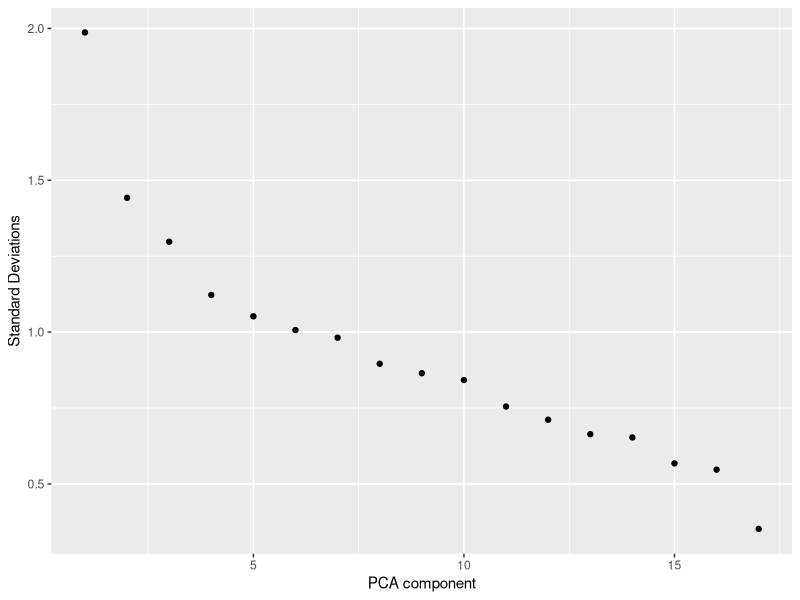
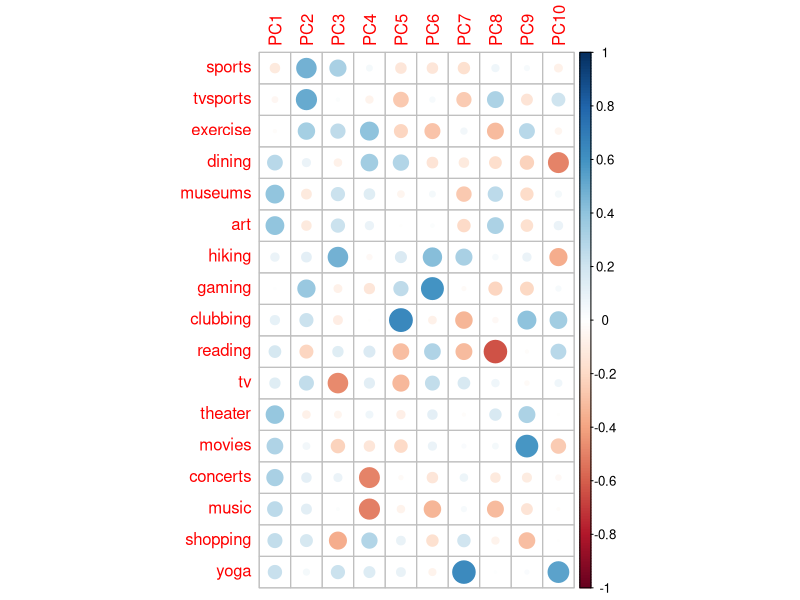
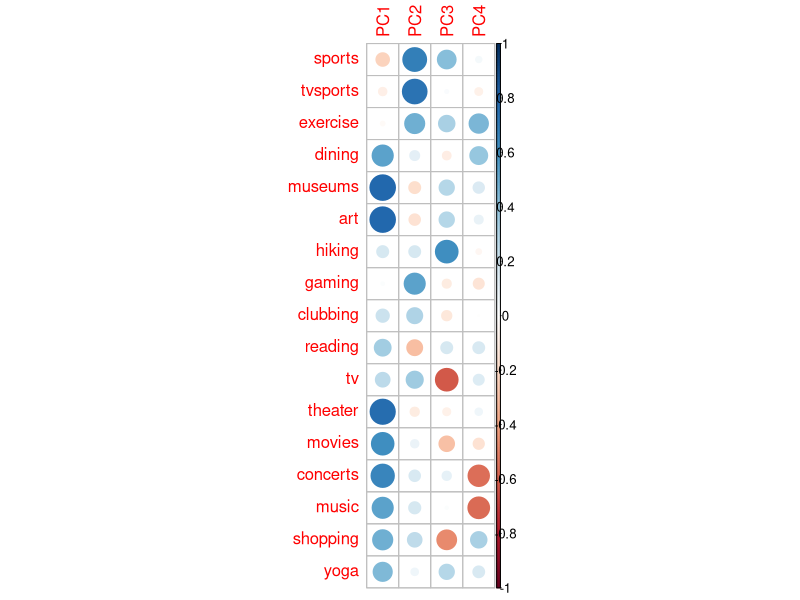
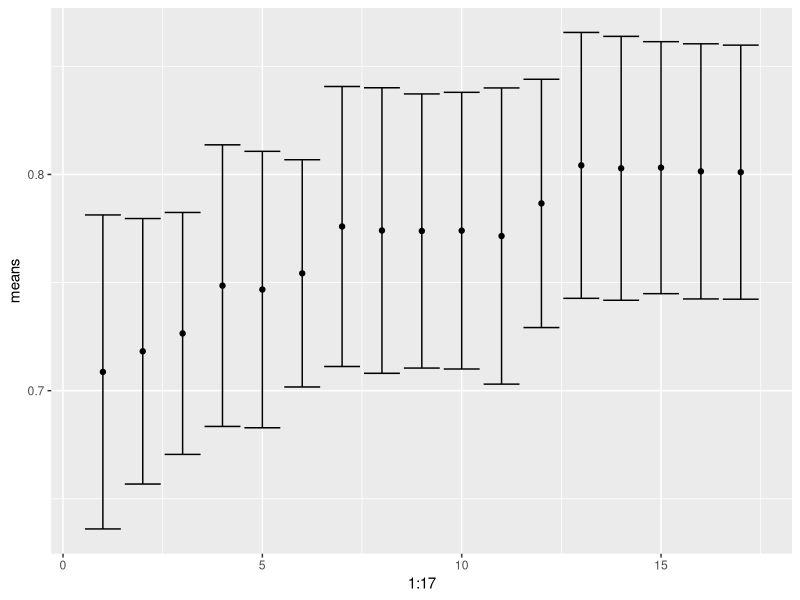
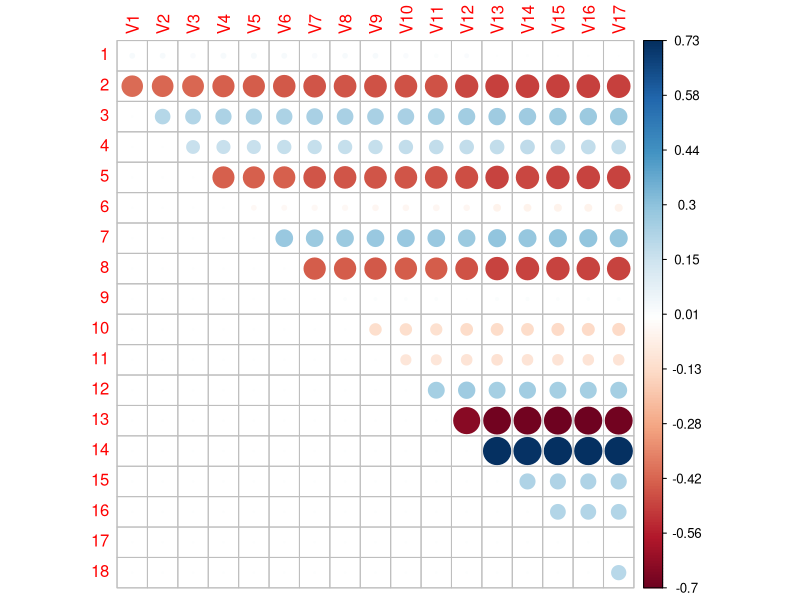
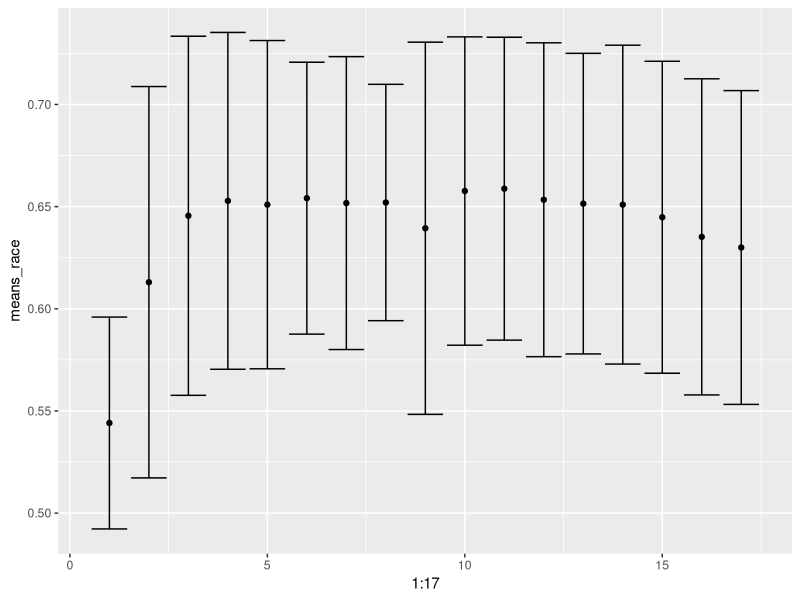
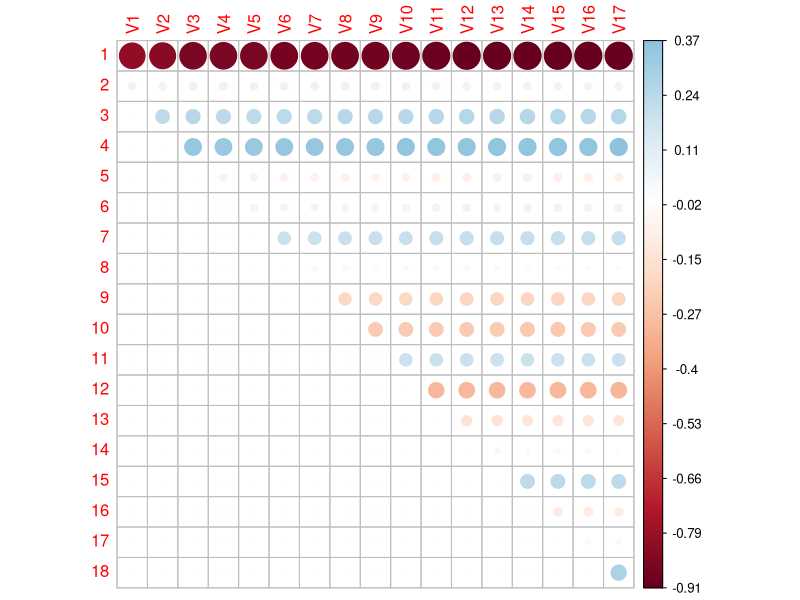
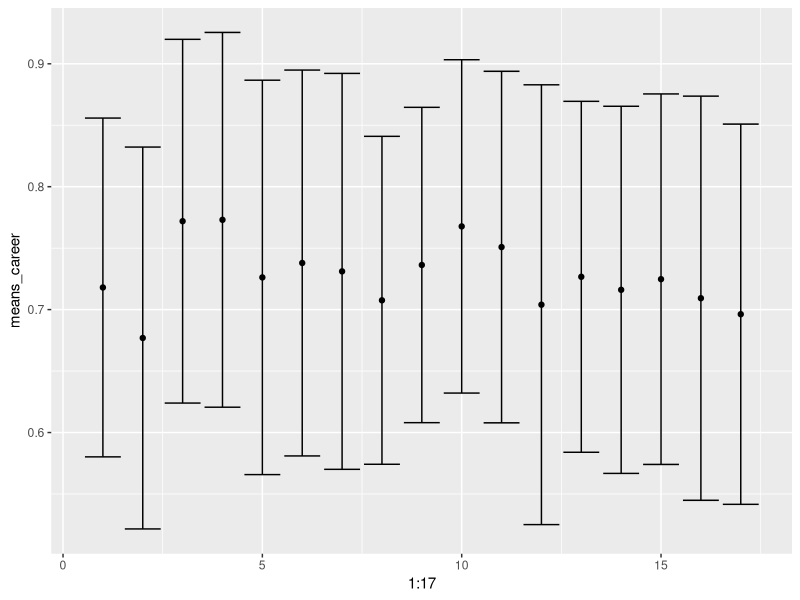

Write the R code that produced these figures, in order. (Note: this script raises an error after producing the figures.)
## ---- chunk 1
library(ggplot2)
library(dplyr)
library(pROC)
library(corrplot)

# setwd("/Users/hamnox/projects/bootcamp/my_signal/datasets/")
spd_df = read.csv("../../datasets/speeddating-aggregated.csv")

##Take out NA rows
spd_df = select(spd_df, sports:yoga, gender,race,career_c)
spd_df = spd_df[rowSums(is.na(spd_df))==0,]

features = select(spd_df, sports:yoga)
targets = select(spd_df,gender, race, career_c)


## ---- chunk 2
p = prcomp(features, scale=TRUE)

qplot(1:17, p$sdev, xlab="PCA component", ylab="Standard Deviations")
corrplot(p$rotation[,1:10])

corrplot(cor(features, p$x[,1:4]))

## ---- chunk 3
## integer, dataframe, vector -> 

set.seed(13)
fold_n = function(n, features, targets){
  fold_ind = sample(nrow(features)) %% n + 1 
  pca = prcomp(features, scale=TRUE)
  train_target = vector(mode="list",n)
  test_target = vector(mode="list",n)
  train_pca = vector(mode="list",n)
  test_pca = vector(mode="list",n)
  for (i in 1:n){
    train_target[[i]]  = targets[fold_ind != i]
    test_target[[i]]  = targets[fold_ind == i]
    train_pca[[i]]  = data.frame(pca$x[fold_ind != i,])
    test_pca[[i]] = data.frame(pca$x[fold_ind == i,])
  }
  return(
    list(
      train_target, test_target,
      train_pca, test_pca
    )
  )
}

## ---- chunk 4
get_pca_rmse = function(features, target, n_fold, pca_n){
  folded = fold_n(n_fold,features,target)
  train_target = folded[[1]]
  test_target = folded[[2]]
  train_pca = folded[[3]]
  test_pca = folded[[4]]
  fit_objects = vector(mode="list", pca_n)
  coefficient_pvals = vector(mode="list", pca_n)
  for (n in 1:pca_n){
    fit_objects[[n]] = vector(mode="numeric", n_fold)
    for (i in 1:n_fold){
      fit_df = as.data.frame(cbind(train_target[[i]],train_pca[[i]][,1:n]))
      colnames(fit_df)[1]=c("target")
      fit = glm(target~., fit_df, family=binomial)
      
      test_df = as.data.frame(cbind(test_target[[i]],test_pca[[i]][,1:n]))
      colnames(test_df)[1]=c("target")
      # alternative 
      predictions = predict(fit, test_df)
      
      fit_objects[[n]][i] = auc(roc(test_target[[i]], predictions))
    }
    
    pca = prcomp(features, scale=TRUE)
    fit_df = as.data.frame(cbind(target, pca$x[,1:n]))
    colnames(fit_df)[1] = "target"
    fit = glm(target ~ ., fit_df, family=binomial)
    coefficient_pvals[[n]] = summary(fit)$coefficients[,1]
  }
  return(list(auc = fit_objects,
              coefficient_pvals = coefficient_pvals))
}
## ---- chunk 5

silenced = get_pca_rmse(features, targets$gender, 10, 17)
auc_df = as.data.frame(silenced$auc)
colnames(auc_df) = as.character(1:17)
means = colMeans(auc_df)
sds = sapply(auc_df, sd)

ggplot(data.frame(), aes(1:17, means)) + geom_point() + geom_errorbar(aes(ymin= means - sds, ymax = means + sds))

# get coefficients
gender_coefficients = as.data.frame(sapply(silenced$coefficient_pvals, function(itemvector) {
                                                            val = rep(0, 18)
                                                            val[1:length(itemvector)] = itemvector
                                                            return(val)
                                                          }))

corrplot(as.matrix(gender_coefficients), is.corr=FALSE)
## ---- chunk 6

## this is for race

# filter for race == 2 (white)
# or race == 4 (asian)
race_df = filter(spd_df, race==2 | race==4)
features_race = select(race_df, sports:yoga)
target_race = race_df$race
target_race = as.numeric(target_race==4)

# run analysis
race_analysis = get_pca_rmse(features_race, target_race, 10, 17)
race_auc_df = as.data.frame(race_analysis$auc)
colnames(race_auc_df) = as.character(1:17)
means_race = colMeans(race_auc_df)
race_sds = sapply(race_auc_df, sd)

ggplot(data.frame(), aes(1:17, means_race)) + geom_point() + geom_errorbar(aes(ymin= means_race - race_sds, ymax = means_race + race_sds))

# get coefficients
race_coefficients = as.data.frame(sapply(race_analysis$coefficient_pvals, function(itemvector) {
  val = rep(0, 18)
  val[1:length(itemvector)] = itemvector
  return(val)
}))

corrplot(as.matrix(race_coefficients), is.corr=FALSE)
## ---- chunk 7
## this is for career
## career = 2 for academia, career = 4 for business
career_df = filter(spd_df, career_c==2 | career_c==4)
features_career = select(career_df, sports:yoga)
target_career = career_df$career_c
target_career = as.numeric(target_career==4)

# run analysis
career_analysis = get_pca_rmse(features_career, target_career, 10, 17)
career_auc_df = as.data.frame(career_analysis$auc)
colnames(career_auc_df) = as.character(1:17)
means_career = colMeans(career_auc_df)
career_sds = sapply(career_auc_df, sd)

ggplot(data.frame(), aes(1:17, means_career)) + geom_point() + geom_errorbar(aes(ymin= means_career - career_sds, ymax = means_career + career_sds))

# get coefficients
career_coefficients = as.data.frame(sapply(career_analysis$coefficient_pvals, function(itemvector) {
  val = rep(0, 18)
  val[1:length(itemvector)] = itemvector
  return(val)
}))

corrplot(as.matrix(career_coefficients), is.corr=FALSE)

## ---- chunk 8
step()
